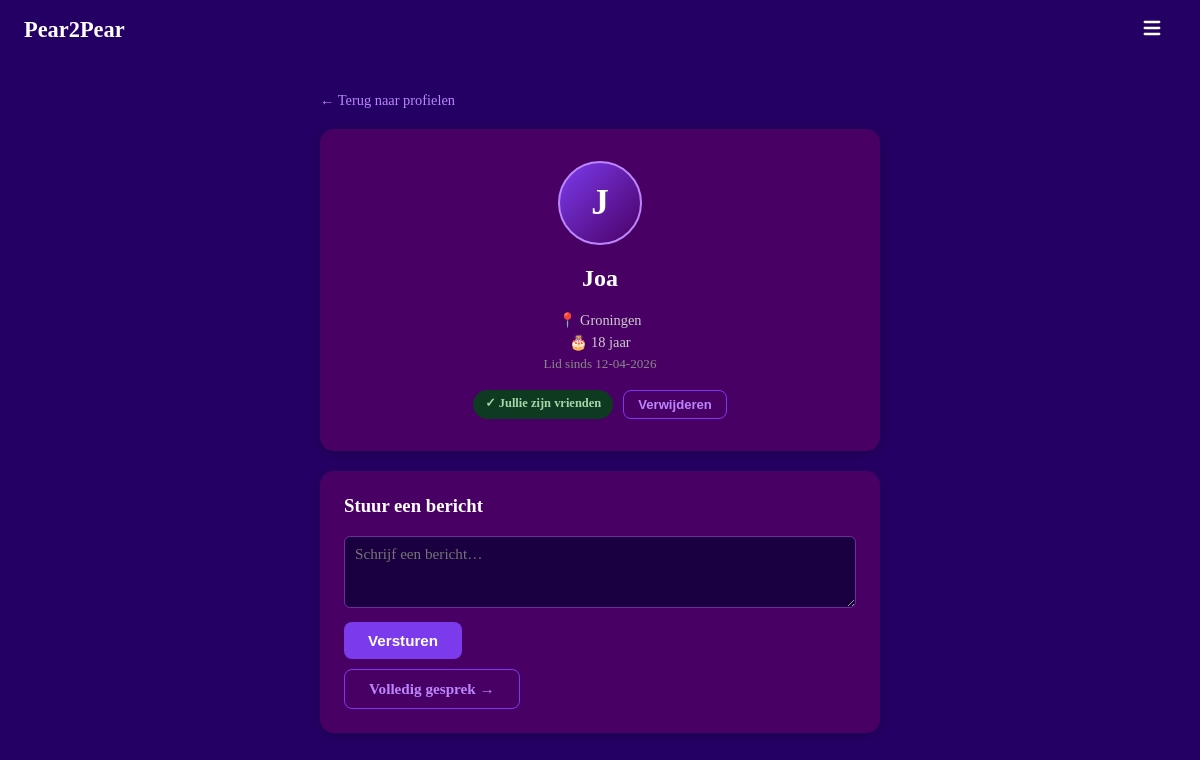
The page /profile/2 (signed in) on the database its author committed.
### models.py (models this page shows, shortened)
class User(UserMixin, db.Model):
    __tablename__ = "users"
    id            = db.Column(db.Integer, primary_key=True)
    username      = db.Column(db.String(30),  unique=True, nullable=False, index=True)
    email         = db.Column(db.String(120), unique=True, nullable=False, index=True)
    password_hash = db.Column(db.String(256), nullable=False)
    created_at    = db.Column(db.DateTime, default=datetime.utcnow, nullable=False)
    last_login    = db.Column(db.DateTime, default=datetime.utcnow, nullable=False)
    age       = db.Column(db.Integer,     nullable=True)
    location  = db.Column(db.String(100), nullable=True)
    is_public = db.Column(db.Boolean,     default=True, nullable=False)
    sent_requests     = db.relationship("Friendship", foreign_keys=[Friendship.from_id], backref="from_user", lazy="dynamic")
    received_requests = db.relationship("Friendship", foreign_keys=[Friendship.to_id],   backref="to_user",   lazy="dynamic")
    def friendship_status_with(self, other_id: int):
        sent = Friendship.query.filter_by(from_id=self.id, to_id=other_id).first()
        if sent:
            return "friends" if sent.status == "accepted" else "pending_sent"
        received = Friendship.query.filter_by(from_id=other_id, to_id=self.id).first()
        if received:
            return "friends" if received.status == "accepted" else "pending_received"
        return None
    def pending_received(self):
        reqs = Friendship.query.filter_by(to_id=self.id, status="pending").all()
        return User.query.filter(User.id.in_([r.from_id for r in reqs])).all()
    def unread_message_count(self):
        return Message.query.filter_by(receiver_id=self.id, read=False).count()

### main.py (the view)
    @app.route("/profile/<int:user_id>")
    @login_required
    def profile(user_id):
        user = db.get_or_404(User, user_id)
        if user.id == current_user.id:
            return redirect(url_for("account"))
        status = current_user.friendship_status_with(user.id)
        return render_template("profile.html", user=user, status=status)

### templates/profile.html (shortened to what this page needs)
{% extends "base.html" %}
{% block content %}
<div class="profile-detail-page">
    <a href="/profiles" class="back-link">← Terug naar profielen</a>
    <div class="profile-detail-card">
        <div class="profile-detail__avatar">{{ user.username[0].upper() }}</div>
        <h2>{{ user.username }}</h2>
        {% if user.is_public %}
            {% if user.location %}<p class="profile-detail__info">📍 {{ user.location }}</p>{% endif %}
            {% if user.age %}<p class="profile-detail__info">🎂 {{ user.age }} jaar</p>{% endif %}
            <p class="profile-detail__info muted">Lid sinds {{ user.created_at.strftime('%d-%m-%Y') }}</p>
        {% else %}
            <p class="profile-detail__info">🔒 Dit profiel is privé</p>
            <p class="profile-detail__info muted">Lid sinds {{ user.created_at.strftime('%d-%m-%Y') }}</p>
        {% endif %}
        <div class="profile-detail__actions">
            {% if status == 'friends' %}
                <span class="friend-badge friend-badge--yes">✓ Jullie zijn vrienden</span>
                <form method="POST" action="/friend/remove/{{ user.id }}" style="display:inline;">
                    <button type="submit" class="btn btn--outline btn--small">Verwijderen</button>
                </form>
            {% elif status == 'pending_sent' %}
                <span class="friend-badge friend-badge--pending">⏳ Verzoek verzonden</span>
            {% else %}
                <form method="POST" action="/friend/add/{{ user.id }}">
                    <input type="hidden" name="csrf_token" value="{{ csrf_token }}">
                    <button type="submit" class="btn">+ Vriend toevoegen</button>
                </form>
            {% endif %}
        </div>
    </div>
    <div class="message-box">
        <h3>Stuur een bericht</h3>
        <form method="POST" action="/messages/send/{{ user.id }}">
            <div class="field">
                <textarea name="body" placeholder="Schrijf een bericht…" rows="3" required></textarea>
            </div>
            <button type="submit" class="btn">Versturen</button>
        </form>
        <a href="/messages/{{ user.id }}" class="btn btn--outline" style="margin-top:10px; display:inline-block;">Volledig gesprek →</a>
    </div>
</div>
{% endblock %}

### static/style.css (style rules this page uses)
html, body { height: 100%; margin: 0; background-color: #250064; overflow: hidden; }
h1, h2, h3, p, small, label { color: white; }
a { color: #bb86fc; }
.muted { color: #888 !important; font-size: 0.82rem !important; }
.field { display: flex; flex-direction: column; align-items: flex-start; margin-bottom: 14px; width: 100%; }
.field input[type="text"], .field input[type="password"], .field input[type="email"], .field input[type="number"], .field textarea { width: 100%; padding: 8px 10px; border-radius: 6px; border: 1px solid #6b2fa0; background-color: #1a0040; color: white; font-size: 0.95rem; box-sizing: border-box; transition: border-color 0.2s; resize: vertical; font-family: inherit; }
.btn { background-color: #7c3aed; color: white; border: none; padding: 10px 24px; border-radius: 8px; cursor: pointer; font-size: 0.95rem; font-weight: 600; transition: background-color 0.2s; text-decoration: none; display: inline-block; }
.btn--outline { background: transparent; border: 1px solid #7c3aed; color: #bb86fc; }
.btn--small { padding: 6px 14px; font-size: 0.82rem; }
.account-avatar, .profile-detail__avatar { width: 72px; height: 72px; border-radius: 50%; background: linear-gradient(135deg, #7c3aed, #490064); display: flex; align-items: center; justify-content: center; font-size: 2rem; font-weight: 700; color: white; margin: 0 auto 4px; border: 2px solid #bb86fc; }
.friend-badge { display: inline-block; padding: 5px 12px; border-radius: 999px; font-size: 0.78rem; font-weight: 600; }
.friend-badge--yes { background: #0d3a20; color: #a5d6a7; }
.profile-detail-page { width: 90%; max-width: 560px; padding: 32px 0; display: flex; flex-direction: column; gap: 20px; }
.back-link { color: #bb86fc; text-decoration: none; font-size: 0.9rem; }
.profile-detail-card { background: #490064; border-radius: 14px; padding: 32px; text-align: center; box-shadow: 0 2px 12px rgba(0,0,0,0.25); }
.profile-detail__avatar { width: 80px; height: 80px; font-size: 2.2rem; margin-bottom: 12px; }
.profile-detail__info { margin: 5px 0; color: #ccc; font-size: 0.9rem; }
.profile-detail__actions { margin-top: 18px; display: flex; gap: 10px; justify-content: center; flex-wrap: wrap; }
.message-box { background: #490064; border-radius: 14px; padding: 24px; box-shadow: 0 2px 12px rgba(0,0,0,0.2); }
.message-box h3 { margin-top: 0; }

### rows shown on the page
User: username "J", username "Joa", location "Groningen", age "18", created_at "12-04-2026"
